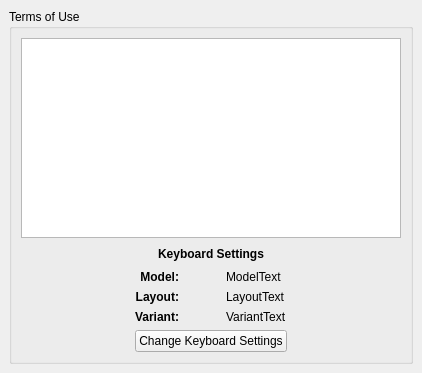
     <widget class="QWidget" name="Step_Terms">
      <layout class="QGridLayout">
       <property name="leftMargin">
        <number>9</number>
       </property>
       <property name="topMargin">
        <number>9</number>
       </property>
       <property name="rightMargin">
        <number>9</number>
       </property>
       <property name="bottomMargin">
        <number>9</number>
       </property>
       <property name="spacing">
        <number>6</number>
       </property>
       <item row="0" column="0">
        <widget class="QGroupBox" name="copyrightBox">
         <property name="sizePolicy">
          <sizepolicy hsizetype="MinimumExpanding" vsizetype="MinimumExpanding">
           <horstretch>0</horstretch>
           <verstretch>0</verstretch>
          </sizepolicy>
         </property>
         <property name="title">
          <string>Terms of Use</string>
         </property>
         <layout class="QGridLayout" name="gridLayout_4">
          <item row="0" column="0">
           <layout class="QGridLayout" name="gridLayout_3">
            <item row="0" column="0">
             <widget class="QPlainTextEdit" name="copyrightBrowser">
              <property name="sizePolicy">
               <sizepolicy hsizetype="MinimumExpanding" vsizetype="MinimumExpanding">
                <horstretch>0</horstretch>
                <verstretch>0</verstretch>
               </sizepolicy>
              </property>
              <property name="minimumSize">
               <size>
                <width>380</width>
                <height>200</height>
               </size>
              </property>
              <property name="maximumSize">
               <size>
                <width>32767</width>
                <height>32767</height>
               </size>
              </property>
              <property name="acceptDrops">
               <bool>false</bool>
              </property>
              <property name="frameShape">
               <enum>QFrame::StyledPanel</enum>
              </property>
              <property name="frameShadow">
               <enum>QFrame::Plain</enum>
              </property>
              <property name="verticalScrollBarPolicy">
               <enum>Qt::ScrollBarAlwaysOff</enum>
              </property>
              <property name="horizontalScrollBarPolicy">
               <enum>Qt::ScrollBarAlwaysOff</enum>
              </property>
              <property name="plainText">
               <string/>
              </property>
              <property name="textInteractionFlags">
               <set>Qt::TextSelectableByKeyboard|Qt::TextSelectableByMouse</set>
              </property>
             </widget>
            </item>
            <item row="1" column="0">
             <layout class="QGridLayout" name="gridLayout_2">
              <item row="0" column="0" rowspan="2">
               <spacer name="horizontalSpacer_8">
                <property name="orientation">
                 <enum>Qt::Horizontal</enum>
                </property>
                <property name="sizeHint" stdset="0">
                 <size>
                  <width>40</width>
                  <height>20</height>
                 </size>
                </property>
               </spacer>
              </item>
              <item row="2" column="3">
               <widget class="QLabel" name="labelModel">
                <property name="text">
                 <string>ModelText</string>
                </property>
               </widget>
              </item>
              <item row="0" column="4" rowspan="2">
               <spacer name="horizontalSpacer_9">
                <property name="orientation">
                 <enum>Qt::Horizontal</enum>
                </property>
                <property name="sizeHint" stdset="0">
                 <size>
                  <width>40</width>
                  <height>20</height>
                 </size>
                </property>
               </spacer>
              </item>
              <item row="3" column="1">
               <widget class="QLabel" name="label_3">
                <property name="text">
                 <string>&lt;html&gt;&lt;head/&gt;&lt;body&gt;&lt;p align=&quot;right&quot;&gt;&lt;span style=&quot; font-weight:600;&quot;&gt;Layout:&lt;/span&gt;&lt;/p&gt;&lt;/body&gt;&lt;/html&gt;</string>
                </property>
               </widget>
              </item>
              <item row="4" column="1">
               <widget class="QLabel" name="label_4">
                <property name="text">
                 <string>&lt;html&gt;&lt;head/&gt;&lt;body&gt;&lt;p align=&quot;right&quot;&gt;&lt;span style=&quot; font-weight:600;&quot;&gt;Variant:&lt;/span&gt;&lt;/p&gt;&lt;/body&gt;&lt;/html&gt;</string>
                </property>
               </widget>
              </item>
              <item row="3" column="3">
               <widget class="QLabel" name="labelLayout">
                <property name="text">
                 <string>LayoutText</string>
                </property>
               </widget>
              </item>
              <item row="4" column="3">
               <widget class="QLabel" name="labelVariant">
                <property name="text">
                 <string>VariantText</string>
                </property>
               </widget>
              </item>
              <item row="5" column="1" colspan="3">
               <widget class="QPushButton" name="buttonSetKeyboard">
                <property name="text">
                 <string>Change Keyboard Settings</string>
                </property>
               </widget>
              </item>
              <item row="2" column="1">
               <widget class="QLabel" name="label_2">
                <property name="text">
                 <string>&lt;html&gt;&lt;head/&gt;&lt;body&gt;&lt;p align=&quot;right&quot;&gt;&lt;span style=&quot; font-weight:600;&quot;&gt;Model:&lt;/span&gt;&lt;/p&gt;&lt;/body&gt;&lt;/html&gt;</string>
                </property>
               </widget>
              </item>
              <item row="0" column="1" rowspan="2" colspan="3">
               <widget class="QLabel" name="labelKeyboardSettings">
                <property name="text">
                 <string>&lt;html&gt;&lt;head/&gt;&lt;body&gt;&lt;p align=&quot;center&quot;&gt;&lt;span style=&quot; font-weight:600;&quot;&gt;Keyboard Settings&lt;/span&gt;&lt;/p&gt;&lt;/body&gt;&lt;/html&gt;</string>
                </property>
               </widget>
              </item>
             </layout>
            </item>
           </layout>
          </item>
         </layout>
        </widget>
       </item>
      </layout>
     </widget>
